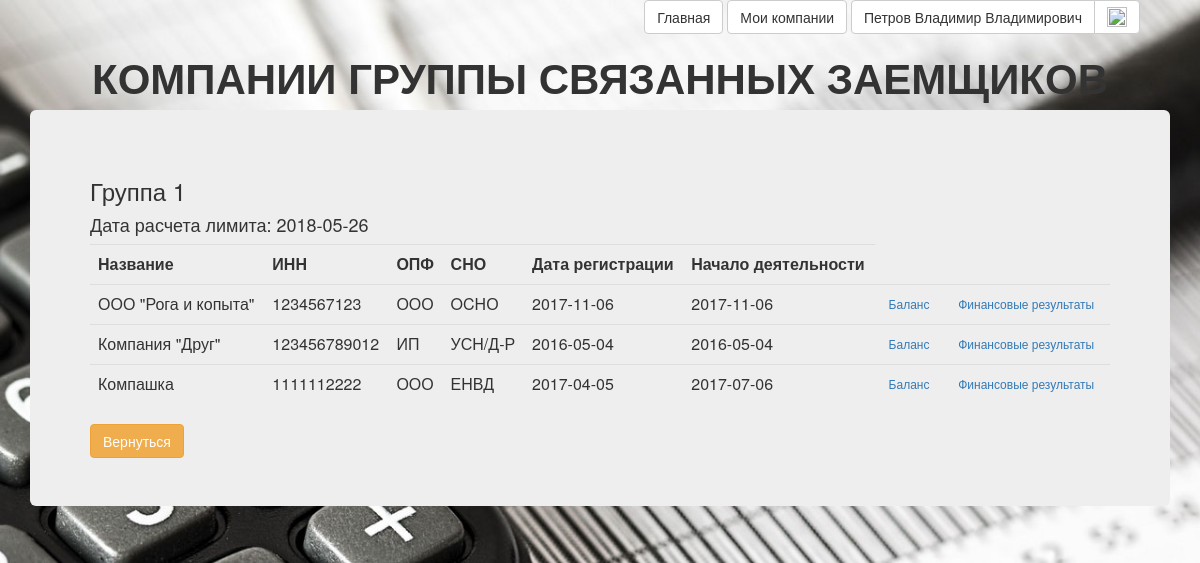
Screenshot of /cred_limit/finance_company_list.php?GSZ_Id=1 (signed in) with the database file from the repository.
### tables this page shows
CREATE TABLE `users` (
  `id` bigint(20) UNSIGNED NOT NULL,
  `email` char(64) NOT NULL,
  `nickname` char(64) NOT NULL,
  `password` char(225) NOT NULL,
  `fullname` char(100) DEFAULT NULL,
  `newsletter` tinyint(1) DEFAULT NULL,
  `status_active` tinyint(1) NOT NULL
);

CREATE TABLE `gsz` (
  `Id` tinyint(2) UNSIGNED NOT NULL,
  `User_Id` bigint(20) UNSIGNED NOT NULL,
  `Brief_Name` char(30) DEFAULT NULL,
  `Full_Name` char(150) DEFAULT NULL
);

CREATE TABLE `calc_limit_dates` (
  `Id` tinyint(2) NOT NULL,
  `Date_calc_limit` date NOT NULL,
  `GSZ_Id` tinyint(2) UNSIGNED NOT NULL
);

CREATE TABLE `company` (
  `Id` int(10) UNSIGNED NOT NULL,
  `INN` bigint(20) UNSIGNED NOT NULL,
  `GSZ_Id` tinyint(2) UNSIGNED NOT NULL,
  `User_Id` bigint(20) UNSIGNED NOT NULL,
  `Name` char(150) NOT NULL,
  `OPF_Id` tinyint(2) UNSIGNED NOT NULL,
  `SNO_Id` tinyint(2) UNSIGNED NOT NULL,
  `Date_Registr` date DEFAULT NULL,
  `Date_Begin_Work` date DEFAULT NULL
);

CREATE TABLE `opf` (
  `Id` tinyint(2) UNSIGNED NOT NULL,
  `Brief_Name` varchar(10) NOT NULL,
  `Full_Name` varchar(100) NOT NULL,
  `INN_Length` tinyint(2) UNSIGNED NOT NULL,
  `Is_Corporation` tinyint(1) NOT NULL DEFAULT '1' COMMENT 'Признак того, что компания является организацией (не ИП). У ИП=0, у других = 1.'
);

CREATE TABLE `sno` (
  `Id` tinyint(2) UNSIGNED NOT NULL,
  `Brief_Name` varchar(10) NOT NULL,
  `Full_Name` varchar(100) NOT NULL,
  `Cred_Limit_Affect` tinyint(1) NOT NULL DEFAULT '1'
);

### registration/lib/common.php (called while the page is built, shortened)
<?php
function get_current_user_id()
{
	return $_SESSION['user_id'];
}
function db_user_find_by_id($dbh, $id)
{
	$query = 'SELECT * FROM users WHERE id=?';
	$stmt = mysqli_prepare($dbh, $query);
	mysqli_stmt_bind_param($stmt, 's', $id);
	if (mysqli_stmt_execute($stmt) === false)
		db_handle_error($dbh);
	$qr = mysqli_stmt_get_result($stmt);
	$result = mysqli_fetch_assoc($qr);
	return $result;
}

### script/finansist_scripts.php (called while the page is built, shortened)
<?php
require_once $_SERVER['DOCUMENT_ROOT'].'/registration/lib/common.php';
function xss($data)
{
    if (is_array($data))
    {
        $escaped = array();
        foreach ($data as $key => $value)
        {
            $escaped[$key] = xss($value);
        }
        return $escaped;
    }
    return trim(htmlspecialchars($data));
}
function getCell($query)
{
    global $mysqli;
    $result_set = $mysqli->query($query);
    $arr = array_values($result_set->fetch_assoc());
    return $arr[0];
}
function getRow($query)
{
    global $mysqli;
    $result_set = $mysqli->query($query);
    $row = $result_set->fetch_assoc();
    return $row;
}
function getTable($query)
{
    global $mysqli;
    $result_set = $mysqli->query($query);
    $result = array();
    while (($row = $result_set->fetch_assoc()) !=false)
    {
        $result[]=$row;
    }
    return $result;
}
?>

### script/app_config.php (called while the page is built, shortened)
<?php
require_once 'finansist_scripts.php';
$get = xss($_GET);

### cred_limit/script/cred_limit_scripts.php (called while the page is built, shortened)
<?php
require_once($_SERVER['DOCUMENT_ROOT'].'/script/app_config.php');
class GSZ_Item
{
	function __construct($id)
	{
		$query = "SELECT `Brief_Name`, `Full_Name` FROM GSZ WHERE `Id`={$id}";
		$row = getRow($query);
		$this->Brief_Name = htmlspecialchars($row['Brief_Name']);
		$query = "SELECT min(`Date_Begin_Work`) FROM `company` WHERE `GSZ_Id`={$id}";
		$Date_Begin_Work = getCell($query);
		$query = "SELECT COUNT(*) FROM `company` WHERE `GSZ_Id`={$id}";
		$NumberCompany = getCell($query);
		$query = "SELECT `Id`, `Date_calc_limit` FROM `calc_limit_dates` WHERE `GSZ_Id`={$id}";
		$result_array = getRow($query);
		$Date_calc_limit = $result_array['Date_calc_limit'];
		$this->Date_calc_limit = (is_null($Date_calc_limit) ? "" : $Date_calc_limit);
	}
}
function get_company_set($GSZ_Id)
{
	$query = "SELECT \n"
    . " `A`.`Id` AS `Id`, \n"
    . " `A`.`Name` AS `Name`, \n"
    . " `A`.`INN` AS `INN`, \n"
    . " `B`.`Brief_Name` AS `OPF`, \n"
    . " `C`.`Brief_Name` AS `SNO`, \n"
    . " `A`.`Date_Registr`, \n"
    . " `A`.`Date_Begin_Work`,\n"
    . " `B`.`Is_Corporation`\n"
    . "FROM \n"
    . " `company` `A`, \n"
    . " `OPF` `B`, \n"
    . " `SNO` `C` \n"
    . "WHERE \n"
    . " (`A`.`GSZ_Id` = {$GSZ_Id}) \n"
    . " AND (`A`.`OPF_Id` = `B`.`Id`) \n"
    . " AND (`A`.`SNO_Id` = `C`.`Id`)"
	. " AND (`User_Id`=".get_current_user_id().")";
	$company_set = getTable($query);
	return $company_set;
}

### cred_limit/finance_company_list.php (the view, shortened to what this page needs)
<?php
	require_once('./script/cred_limit_scripts.php');
	include_once ($_SERVER['DOCUMENT_ROOT'].'/registration/header_login.php');
	$GSZ_item = new GSZ_item($get["GSZ_Id"]);
	$company_set = get_company_set($get["GSZ_Id"]);
?>
<!DOCTYPE html>
<html>
<head>
	<link href="/css/bootstrap.min.css" rel="stylesheet"/>
	<link href="/css/style.css" rel="stylesheet"/>
</head>
<body>
	<div class="container">
		<header>
			<h2 class="text-center">КОМПАНИИ ГРУППЫ СВЯЗАННЫХ ЗАЕМЩИКОВ</h2>
		</header>
		<div class="jumbotron">
            <h3><?=$GSZ_item->Brief_Name?></h3>
            <h4>Дата расчета лимита: <?=$GSZ_item->Date_calc_limit?></h4>
			<table class="table">
				<tr>
					<th>Название</th><th>ИНН</th><th>ОПФ</th><th>СНО</th><th>Дата регистрации</th><th>Начало деятельности</th>
				</tr>
				<?php
				foreach ($company_set as $company) { ?>
				<tr>
					<td><?=$company['Name']?></td><td><?=$company['INN']?></td><td><?=$company['OPF']?></td><td><?=$company['SNO']?></td>
					<td><?=$company['Date_Registr']?></td><td><?=$company['Date_Begin_Work']?></td>
					<td><a class="btn btn-link btn-xs" href="<?=HTML_PATH_BALANCE_DATES?>?Company_Id=<?=$company['Id']?>">Баланс</a></td>
					<td><a class="btn btn-link btn-xs" href="<?=$company['Is_Corporation'] ? HTML_PATH_FINANCE_CORPORATION_FORM : HTML_PATH_FINANCE_IP_FORM?>?Company_Id=<?=$company['Id']?>">Финансовые результаты</a></td>
				</tr>
				<?php
				}
				?>
			</table>
			<a class="btn btn-warning" href="<?=HTML_PATH_FINANCE_GSZ_LIST_FORM?>">Вернуться</a>
		</div>
	</div>
</body>
</html>

### registration/header_login.php (shortened to what this page needs)
<?php
$dbh = db_connect();
if (is_current_user())
{
$current_user = db_user_find_by_id($dbh, get_current_user_id());
}
else
{
$current_user=false;
}
?>
<html>
<div align="right" style="margin-right:5%" class="wrapper">
		<?php if ($current_user): ?>
			<a href="../" class="btn btn-default">Главная</a>
			<a href="../registration/users_company.php" class="btn btn-default">Мои компании</a>
			<div class="btn-group">
			  <a href="../registration/users_setting.php" title="Настройки профиля" class="btn btn-default"><?= $current_user['fullname'] ?></a>
			  <a href="../registration/logout.php" title="Выход" class="btn btn-default"><img width="20" height="20" src="../img/Out.png"></a>
			</div>
		<?php endif; ?>
</div>
</html>

### css/style.css (style rules this page uses)
body { background-image: url(../img/bg.jpg); height: 100%; background-repeat: no-repeat; background-size: cover; }
h2 { font-size: 42px; font-style: normal; font-weight: 700; text-transform: uppercase; }
table { border-spacing: 0px 10px; margin-bottom: 20px; }
td, th { padding-left: 10px; padding-right: 10px; vertical-align: top; word-wrap:break-word; }
.jumbotron { text-align: left; }

### rows the page displays
users: fullname "Петров Владимир Владимирович"
gsz: Brief_Name "Группа 1"
calc_limit_dates: Date_calc_limit "2018-05-26"
company: Name "ООО \"Рога и копыта\"", INN "1234567123", OPF_Id.Brief_Name "ООО", SNO_Id.Brief_Name "OCНО", Date_Registr "2017-11-06", Date_Begin_Work "2017-11-06"
company: Name "Компания \"Друг\"", INN "123456789012", OPF_Id.Brief_Name "ИП", SNO_Id.Brief_Name "УСН/Д-Р", Date_Registr "2016-05-04", Date_Begin_Work "2016-05-04"
company: Name "Компашка", INN "1111112222", OPF_Id.Brief_Name "ООО", SNO_Id.Brief_Name "ЕНВД", Date_Registr "2017-04-05", Date_Begin_Work "2017-07-06"
